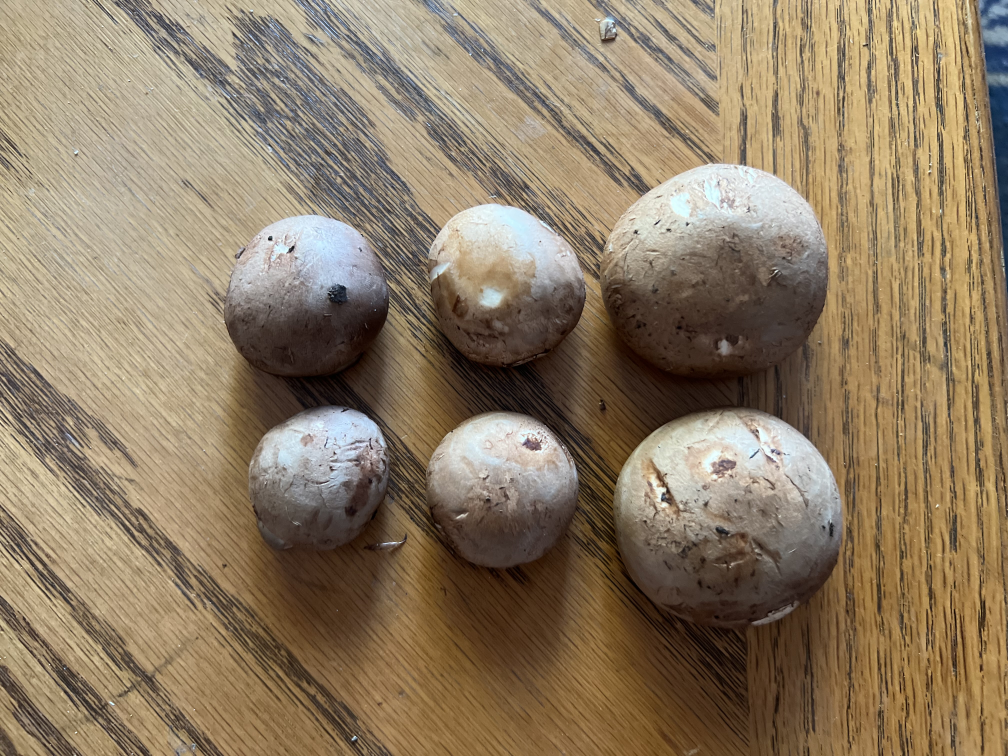
#> input picture calcu_diameter/1.jpg, 4032 x 3024 px (shown at 1/4 size)
$ python main.py
#> lines starting #> are read from the running program, lines starting #| are printed output that depends on the picture; after the words box and inside, x2 and y2 are one past the last pixel; in counts of white or black regions, pixels touching at a corner belong together
import numpy as np
import cv2
img = cv2.imread('1.jpg')
#> img is the input picture: shape (3024, 4032, 3); mean B, G, R 101, 125, 142.6
img = cv2.resize(img, (800, 600))
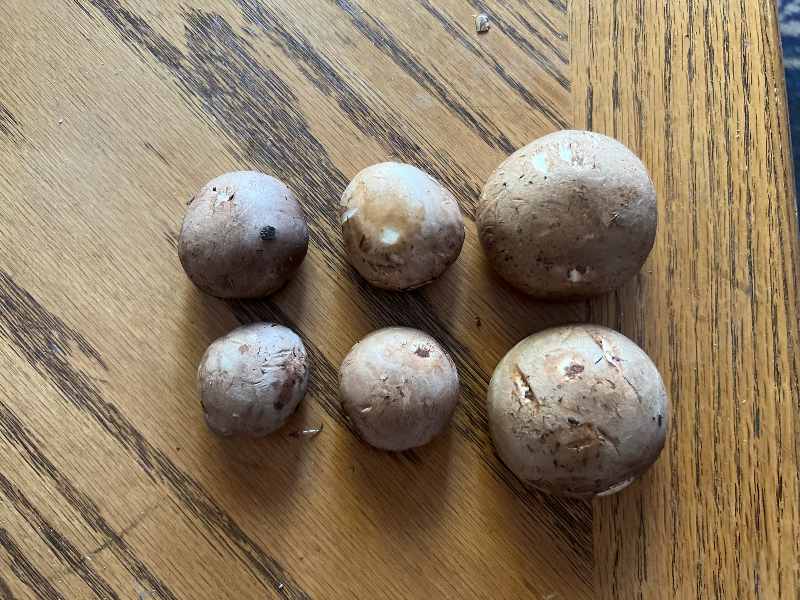
#> img: shape (600, 800, 3); mean B, G, R 100.9, 124.8, 142.4

lower  = np.array([52, 100, 76], dtype='uint8')
higher = np.array([160, 175, 175], dtype='uint8')
mask = cv2.inRange(img, lower, higher)
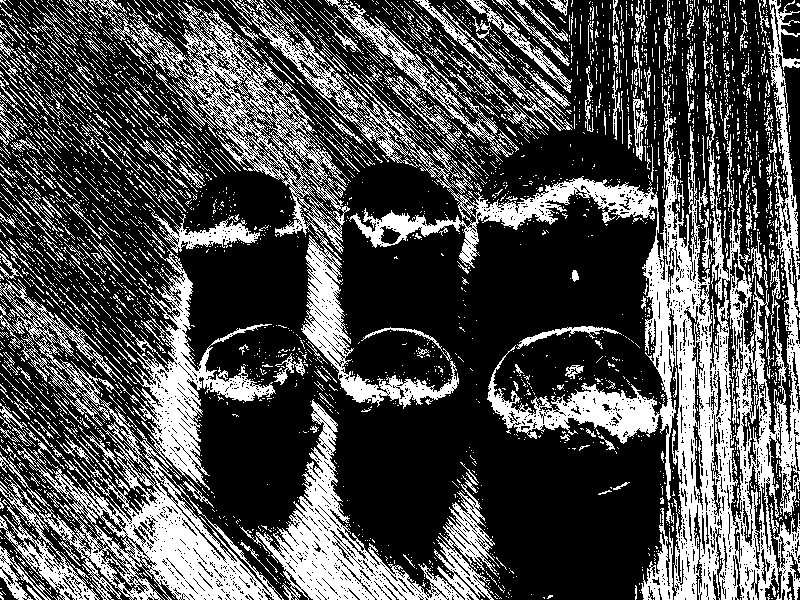
#> mask: shape (600, 800); 30.9% white; 3465 white regions (3043 under 20 px), largest, box (x1, y1, x2, y2) and area: (232, 0, 800, 600) 48293, (0, 247, 284, 600) 28342, (108, 1, 459, 409) 15246
detected_img = cv2.bitwise_and(img, img, mask= mask)
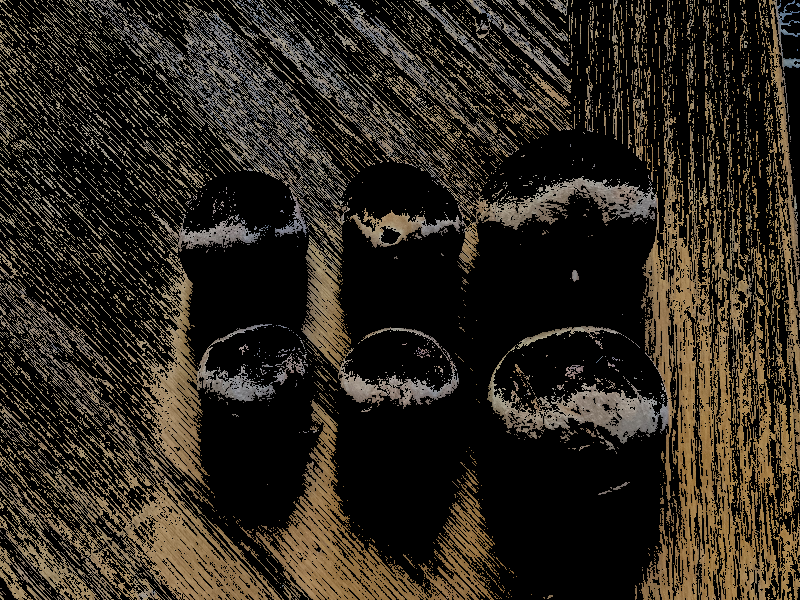
#> detected_img: shape (600, 800, 3); mean B, G, R 31, 39.8, 46.1
# [20 lines of commented-out code are left out]
cv2.imshow('ig',detected_img)
cv2.waitKey(0)

$ run again, with calcu_diameter/2.jpg copied over calcu_diameter/1.jpg
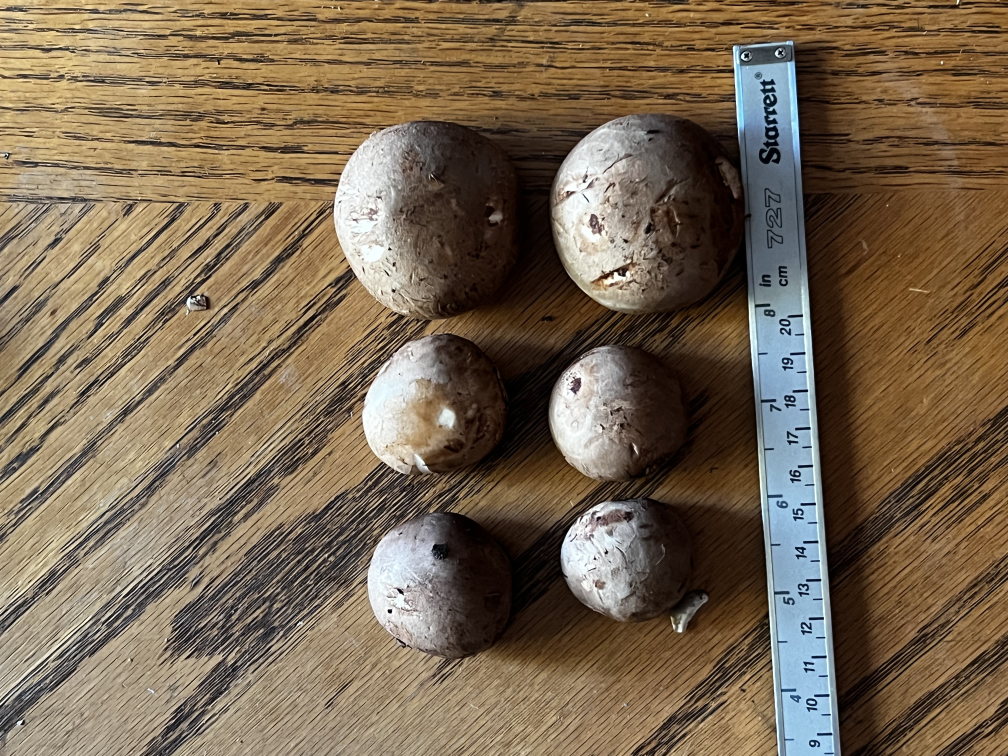
#> input picture calcu_diameter/2.jpg, 4032 x 3024 px (shown at 1/4 size)
#> img is the input picture: shape (3024, 4032, 3); mean B, G, R 82.5, 103.8, 121.3
#> img: shape (600, 800, 3)
#> `mask = cv2.inRange(img, lower, higher)`:
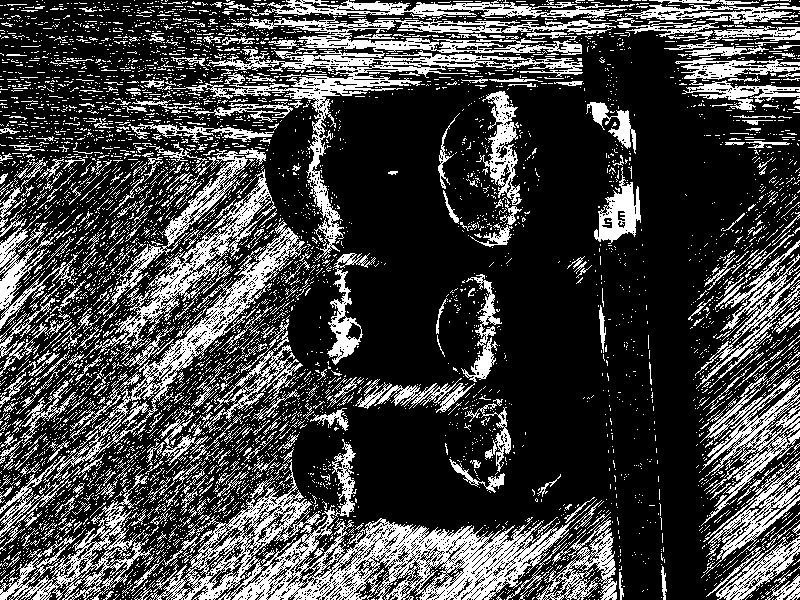
#> mask: shape (600, 800); 26.3% white in thin lines or dots
#> `detected_img = cv2.bitwise_and(img, img, mask= mask)`:
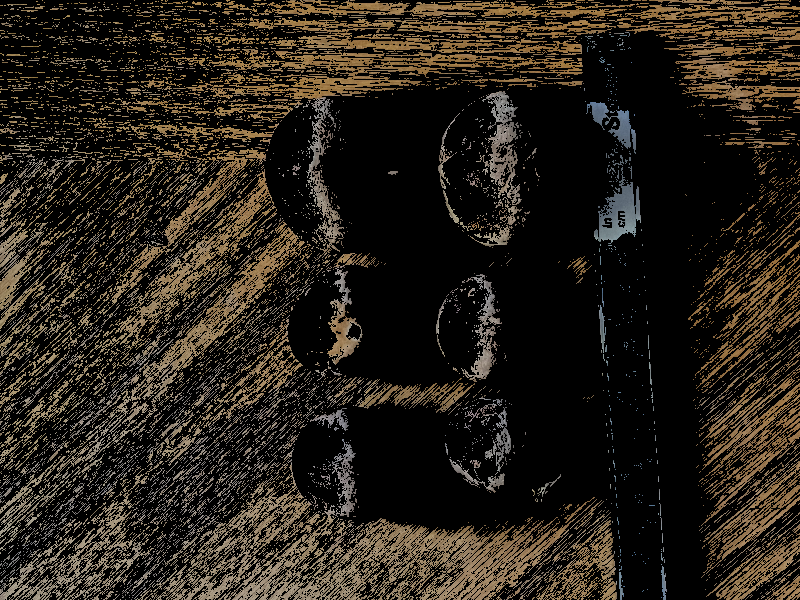
#> detected_img: shape (600, 800, 3); mean B, G, R 25.7, 33.5, 39.5
